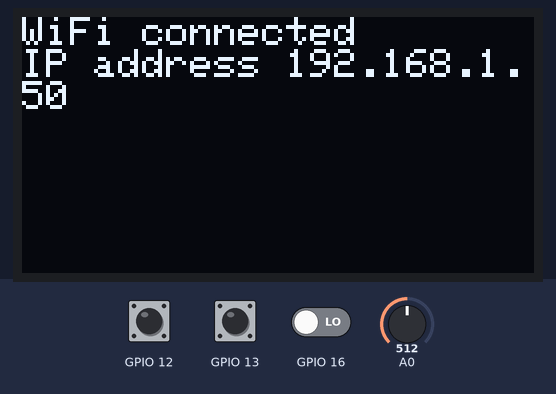
Recording of a sketch running on a simulated ESP8266 (NodeMCU). Shown: 128×64 one-colour display. The inputs (shaded band) are chosen by the test bench; at power-on: GPIO 12 HIGH, GPIO 13 HIGH, GPIO 16 LOW, A0 = 512. WiFi joins after 1.5 s; servers stay silent unless stated.

Above: at 15.1 s.
At 18.7 s:
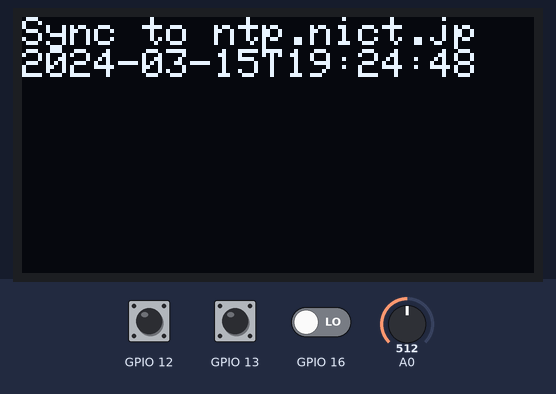
At 21.9 s:
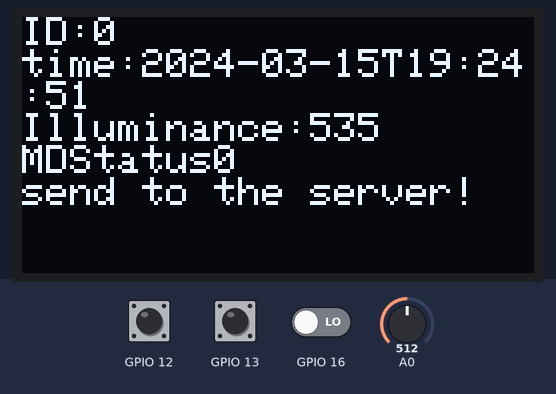
At 28.3 s:
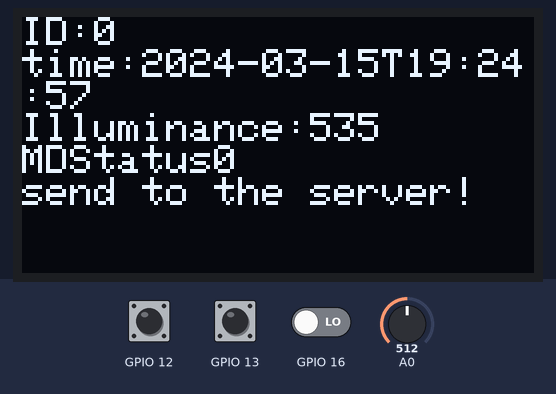
At 34.47 s:
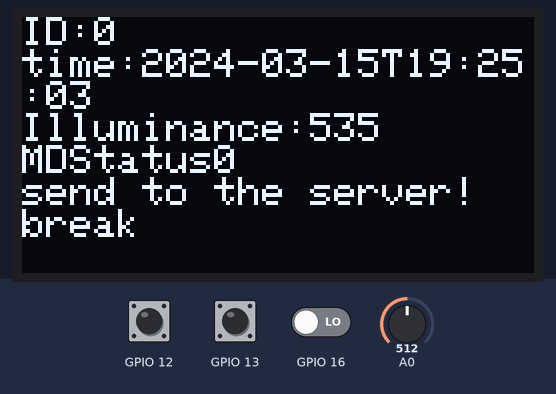

Measured:
- what the display in image 0 shows lasts 3.5 s, from 15.1 s to 18.6 s
- what the display in image 1 shows lasts 3.3 s, from 18.6 s to 21.9 s
- what the display in image 2 shows lasts 6.0 s, from 21.9 s to 27.9 s

The sketch:

ESP8266_Test0012.ino
```cpp
#include <SPI.h>
#include <Wire.h>
#include <Adafruit_GFX.h>
#include <Adafruit_SSD1306.h>
#include <ESP8266WiFi.h>
#include <WiFiUdp.h>
#include <TimeLib.h>

char ssid[] = "ist_members";
char pass[] = "8gAp3nY!s2Gm";

const char* ntp_server = "ntp.nict.jp";
const char* host = "iot.hongo.wide.ad.jp";
const int port = 40006;
unsigned long last_sync_time = 0;


#define OLED_RESET 2
Adafruit_SSD1306 display(OLED_RESET);

void setup() {

  Serial.begin(115200);

  display.begin(SSD1306_SWITCHCAPVCC, 0x3c);
  display.clearDisplay();
  display.setTextSize(1);
  display.setTextColor(WHITE);
  display.setCursor(0, 0);
  display.print("Connecting to ");
  display.println(ssid);
  display.display();

  WiFi.mode(WIFI_STA);
  WiFi.begin(ssid, pass);
  delay(15000);
  if (WiFi.status() != WL_CONNECTED) {
    display.println("WiFi error");
    display.display();
  }

  display.clearDisplay();
  display.setCursor(0, 0);
  display.println("WiFi connected");
  display.print("IP address ");
  display.println(WiFi.localIP());
  display.display();

  delay(3000);

  pinMode(16, INPUT);
  pinMode(A0, INPUT);

  boolean time = syncNTPTime(ntp_server);

  display.clearDisplay();
  display.setCursor(0, 0);

  display.print("Sync to ");
  display.println(ntp_server);
  display.display();

  unsigned long t = now();

  if (time == false) {
    display.println("time error");
    display.display();
  } else {
    char str_time[30];
    sprintf(str_time, "%04d-%02d-%02dT%02d:%02d:%02d", year(t), month(t), day(t), hour(t), minute(t), second(t));
    display.println(str_time);
    display.display();
    delay(3000);
  }


}

char send_buf[100];
String response;

void loop() {

  WiFiClient client;

  if (!client.connect(host, port)) {
    display.println("...ERR\r\n");
    display.display();
    delay(3000);
    return;
  }

  while (true) {
    unsigned long t = now();
    char str_time[30];
    sprintf(str_time, "%04d-%02d-%02dT%02d:%02d:%02d", year(t), month(t), day(t), hour(t), minute(t), second(t));
    int id = getDIPSWStatus();
    int illuminance = getIlluminance();
    int MDStatus = getMDStatus();

    display.clearDisplay();
    display.setCursor(0, 0);
    display.print("ID:");
    display.println(id);
    display.print("time:");
    display.println(str_time);
    display.print("Illuminance:");
    display.println(illuminance);
    display.print("MDStatus");
    display.println(MDStatus);
    display.display();

    last_sync_time = t;

    sprintf(send_buf, "%d,%s,%d,%d", id, str_time, illuminance, MDStatus);

    client.print(send_buf);
    display.println("send to the server!");
    display.display();
    if (!client.connected()) {
      client.stop();
      display.println("break");
      display.display();
      break;
    }

    response = client.readStringUntil('\n');
    display.println(response);
    display.display();
    delay(5000);
  }
}

int getDIPSWStatus() {
  int setNum = 0;
  int bit1 = digitalRead(12);
  int bit0 = digitalRead(13);
  if (bit0 == LOW) {
    setNum |= 0x01;
  }
  if (bit1 == LOW) {
    setNum |= 0x02;
  }
  return setNum;
}

int getIlluminance() {
  float score = analogRead(A0);
  float voltage = score / 1024.0;
  float currency = (voltage * 3.2 / 1000.0) + (voltage / 100000.0);
  float illumi = currency / 0.000003;
  return (int)illumi;
}

void setBZ(boolean on) {
  if (on == true) {
    digitalWrite(14, HIGH);
  } else {
    digitalWrite(14, LOW);
  }
}

boolean getPushSWStatus() {
  int state = digitalRead(2);
  if (state == HIGH) {
    return false;
  } else {
    return true;
  }
}

boolean detectPushSWON() {
  static int prev_state = LOW;
  int state = digitalRead(2);
  if (prev_state == HIGH && state == LOW) {
    prev_state = state;
    return true;
  } else {
    prev_state = state;
    return false;
  }
}

boolean getMDStatus() {
  int status = digitalRead(16);
  if (status == HIGH) {
    return true;
  } else {
    return false;
  }
}

unsigned long getNTPTime(const char* ntp_server) {
  WiFiUDP udp;
  udp.begin(8888);
  unsigned long unix_time = 0UL;
  byte packet[48];
  memset(packet, 0, 48);
  packet[0] = 0b11100011;
  packet[1] = 0;
  packet[2] = 6;
  packet[3] = 0xEC;
  packet[12] = 49;
  packet[13] = 0x4E;
  packet[14] = 49;
  packet[15] = 52;

  udp.beginPacket(ntp_server, 123);
  udp.write(packet, 48);
  udp.endPacket();

  for (int i = 0; i < 10; i++) {
    delay(500);
    if (udp.parsePacket()) {
      udp.read(packet, 48);
      unsigned long highWord = word(packet[40], packet[41]);
      unsigned long lowWord = word(packet[42], packet[43]);
      unsigned long secsSince1900 = highWord << 16 | lowWord;
      const unsigned long seventyYears = 2208988800UL;
      unix_time = secsSince1900 - seventyYears + 32400UL; // 32400 = 9 hours (JST)
      break;
    }
  }
  udp.stop();
  return unix_time;
}

boolean syncNTPTime(const char* ntp_server) {
  unsigned long unix_time = getNTPTime(ntp_server);
  if (unix_time > 0) {
    setTime(unix_time);
    return true;
  }
  return false;
}
```
